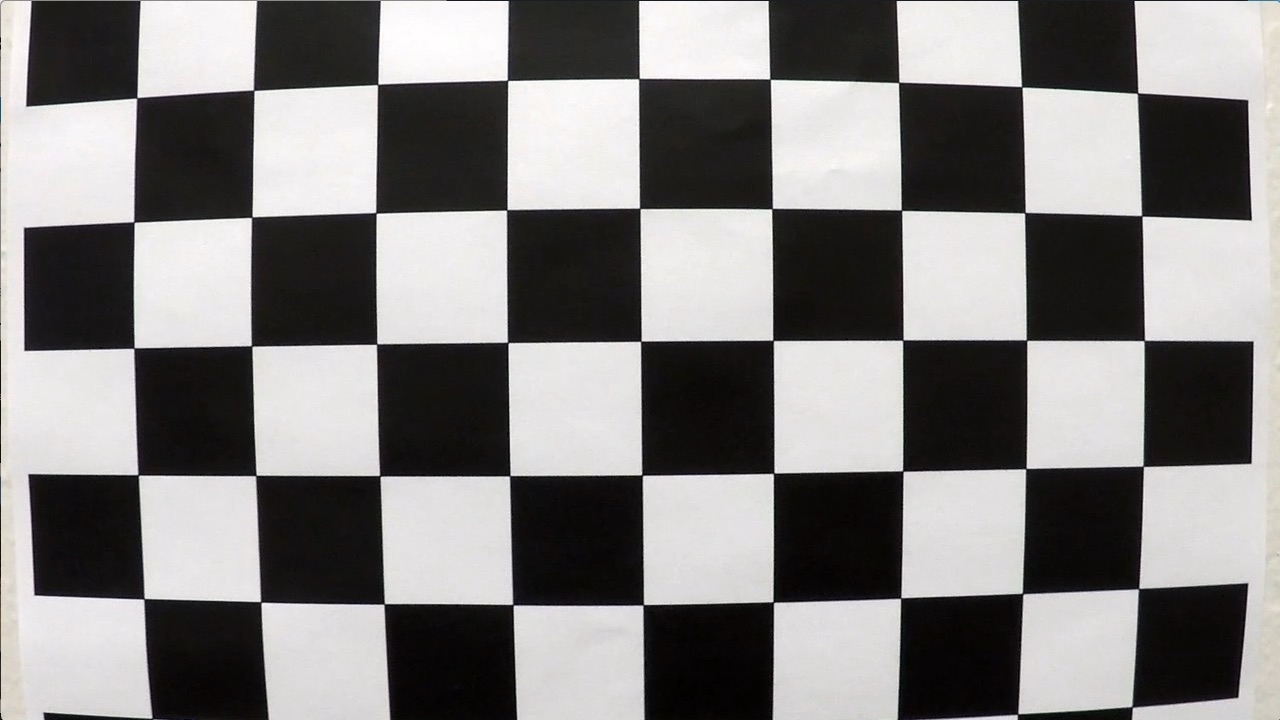
#> input picture camera_cal/calibration1.jpg, 1280 x 720 px, found by its file name; the run also reads 1 picture not shown here
$ jupyter execute --allow-errors Undistortion_Finished.ipynb   (shell and % lines are left out)
#> lines starting #> are read from the running program, lines starting #| are printed output that depends on the picture
[cell 1]
import numpy as np
import cv2
import matplotlib.pyplot as plt
import matplotlib.image as mpimg
import glob


img = mpimg.imread('camera_cal/calibration1.jpg')
#> img is the input picture: shape (720, 1280, 3); mean R, G, B 130.1, 128.4, 127.8
#> `ret, corners = cv2.findChessboardCorners(gray, (9,6), None)`: ret = False; corners = None
plt.imshow(img)
plt.show()

[cell 2]
cal_imgs = glob.glob('camera_cal/calibration*.jpg')
print('# of images used for camera calibration:', len(cal_imgs))
print('\nSamples of images used for calibration:')

for image_path in cal_imgs[:3]:
    print(image_path)
    pic = mpimg.imread(image_path)
    plt.imshow(pic)
    plt.show()

[cell 3]
# Storing the object points and image points for all the images from the image calibration list

objpoints = [] #3D points coordinates representing the true (i.e. undistorted) positions of chessboard corners
imgpoints = [] #2D points coordinates from the chessboard corners in an image

[cell 4]
# Prepare object points. Based on pictures we have a 9x6 chessboard (i.e. number of valid corners)
# Creating an array that will store the (x, y, z) values of each corner
# For example the value of the first corner will be (0, 0, 0)
# Note: since chessboard is flat, the z value of each corner coordinate will always be 0 here

# Creating an initial array with 9x6 = 54 lists each holding 3 values (i.e. x, y, and z values)
objp = np.zeros((9*6,3), np.float32)

# Right now all the lists values in objp are (0, 0, 0) so there are just placeholders.
# We will generate the right coordinate for each list value in objp
objp[:, :2] = np.mgrid[0:9,0:6].T.reshape(-1, 2) # overwrite x, y coordinates with new correct values for each point

[cell 5]
# Loop through all the images in the list of calibrating images
# Find the chessboard corners on each image
corners_9x6 = []
corners_not_found = []
counter = 0

#> (the rest of this cell did not finish here and is left out)

[cell 6]
# Showing a grayscale, distorted image
img = mpimg.imread('camera_cal/calibration2.jpg')
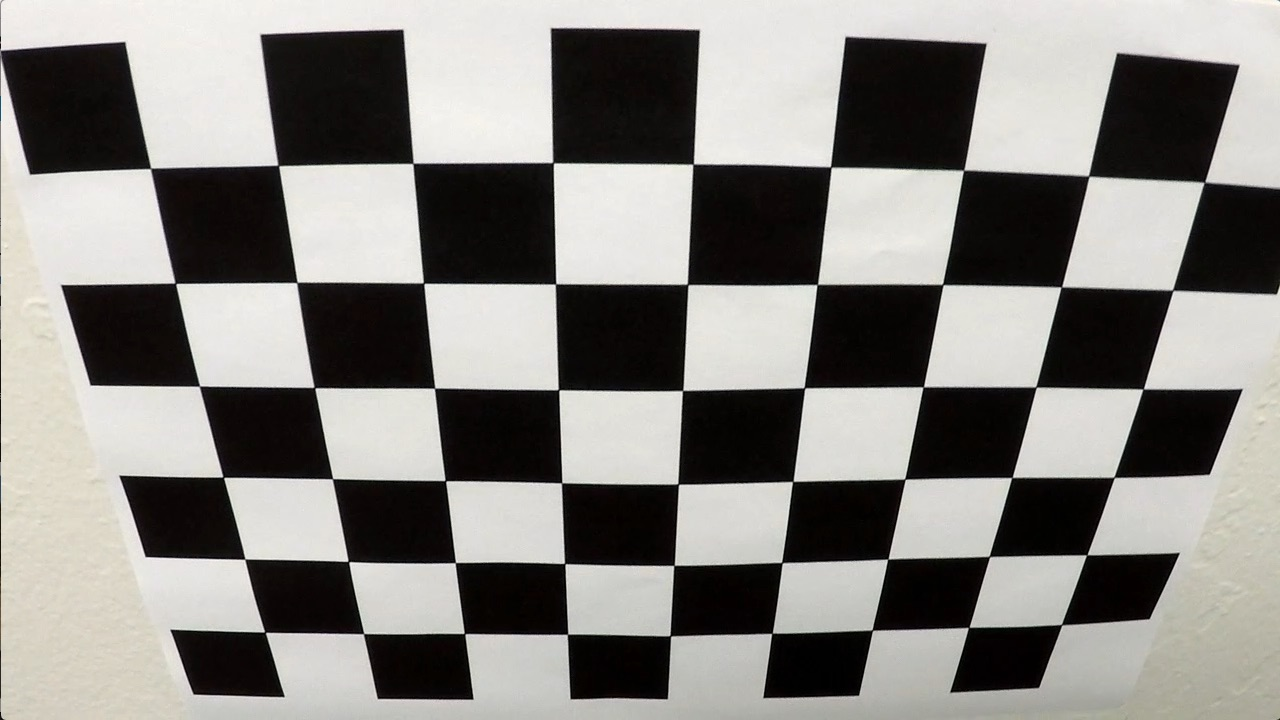
#> input picture camera_cal/calibration2.jpg, 1280 x 720 px, found by its file name
#> img is the input picture: shape (720, 1280, 3); mean R, G, B 134.4, 132.4, 128.5
gray = cv2.cvtColor(img, cv2.COLOR_RGB2GRAY)

plt.imshow(gray, cmap='gray')
plt.title('Distorted image')
plt.show()

#Calibrating the camera using a grayscale image
ret, mtx, dist, rvecs, tvecs = cv2.calibrateCamera(objpoints, imgpoints, gray.shape[::-1], None, None)
#> ret = 0.68; mtx = [[1143.7, 0, 681.7], [0, 1109.2, 367.7], [0, 0, 1]]; dist = [[-0.515, 2.99, -0.00876, 0.00937, 1.41]]; rvecs = ([0.451, -0.252, 0.0361],); tvecs = ([-2.31, -0.422, 19.12],)

# Undistorting a test image
img = mpimg.imread('camera_cal/calibration2.jpg')
gray = cv2.cvtColor(img, cv2.COLOR_RGB2GRAY)
dst = cv2.undistort(gray, mtx, dist, None, mtx)

plt.imshow(dst, cmap='gray')
plt.title('Undistorted Title')
plt.show()

[cell 7]
# Showing two images side by side to show the result of the undistortion
def show_undst(image_path):
#> called with image_path = 'camera_cal/calibration1.jpg'
    img = mpimg.imread(image_path)
    gray = cv2.cvtColor(img, cv2.COLOR_RGB2GRAY)
    dst = cv2.undistort(img, mtx, dist, None, mtx)
#> dst: shape (720, 1280, 3)

    # Creating the figure to display the images
    fig = plt.figure()
    ax1 = fig.add_subplot(1,2,1)
    imgplot = plt.imshow(img)
    ax1.set_title('Distorted Image')

    ax2 = fig.add_subplot(1,2,2)
    imgplot = plt.imshow(dst)
    ax2.set_title('Undistorted Image')

show_undst('camera_cal/calibration1.jpg')
show_undst('camera_cal/calibration4.jpg')
#> call 2 of show_undst, with image_path = 'camera_cal/calibration4.jpg'
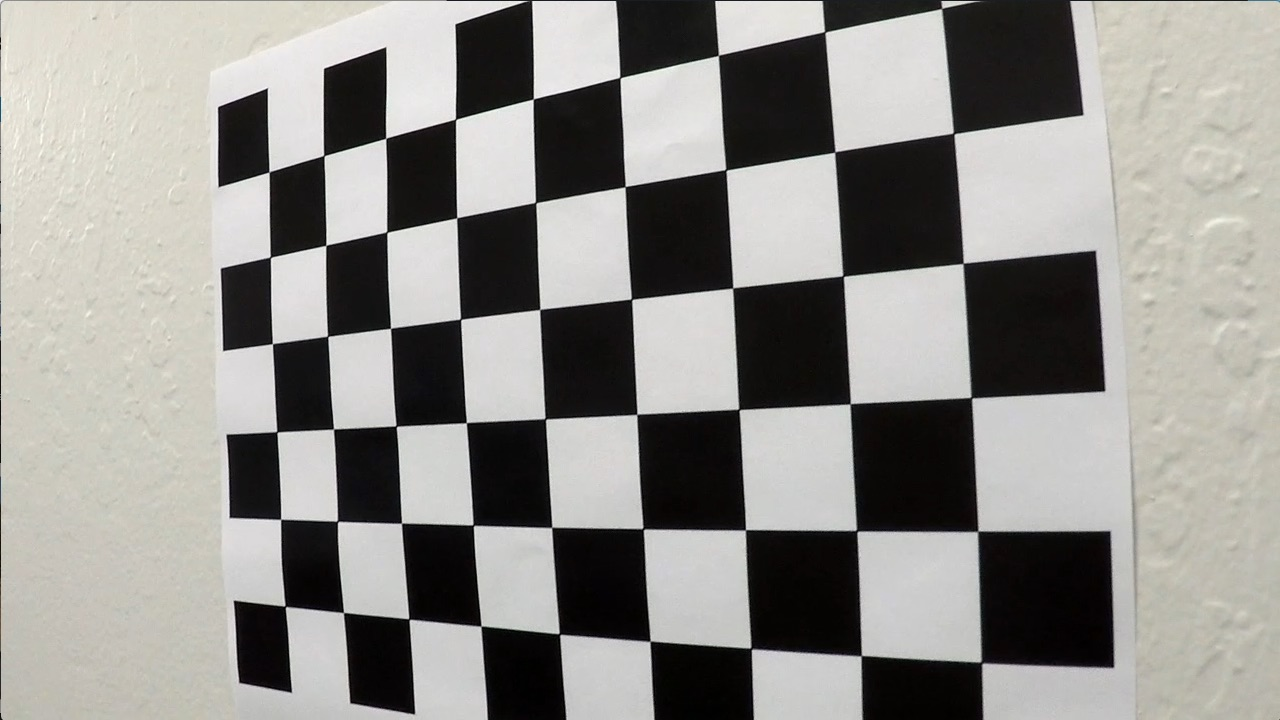
#> input picture camera_cal/calibration4.jpg, 1280 x 720 px, found by its file name
#> in show_undst, img is the input picture: shape (720, 1280, 3); mean R, G, B 144.2, 142.7, 138.8

[cell 8]
show_undst('test_images/straight_lines1.jpg')
#> call 3 of show_undst, with image_path = 'test_images/straight_lines1.jpg'
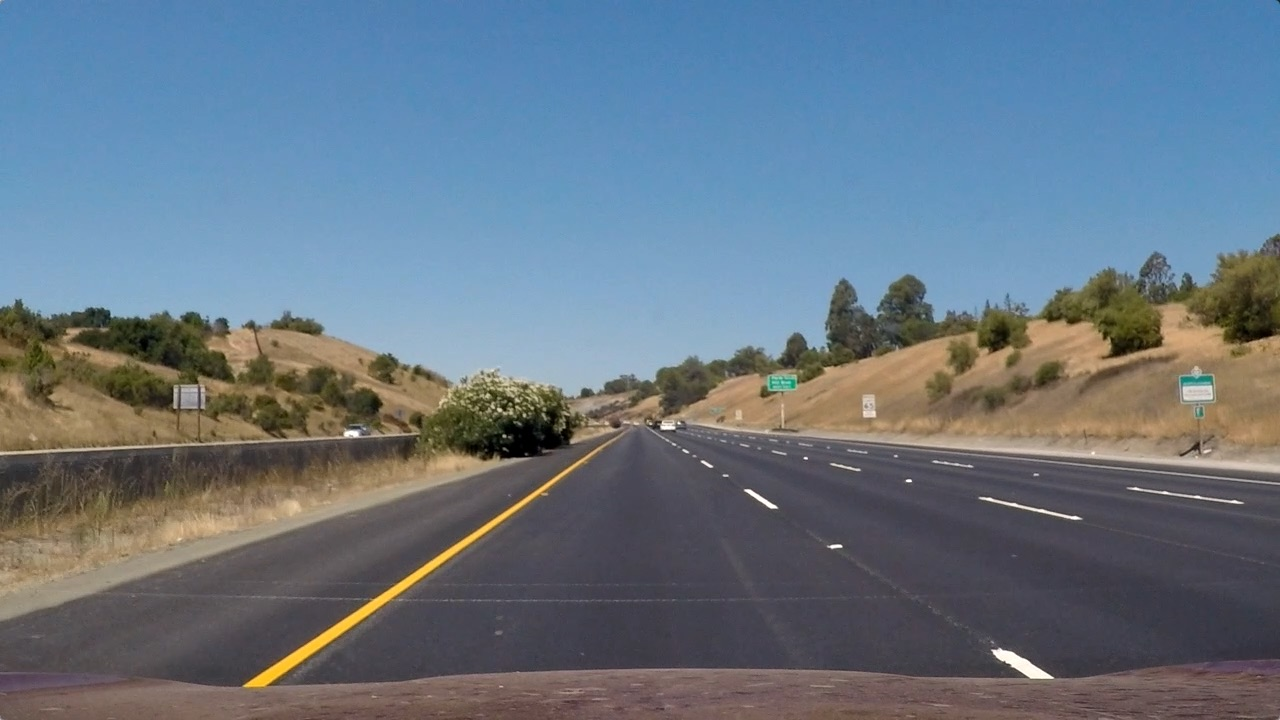
#> input picture test_images/straight_lines1.jpg, 1280 x 720 px, found by its file name
#> in show_undst, img is the input picture: shape (720, 1280, 3); mean R, G, B 103.2, 117.7, 131.2
show_undst('test_images/straight_lines2.jpg')
#> call 4 of show_undst, with image_path = 'test_images/straight_lines2.jpg'
#> in show_undst (call 4), `dst = cv2.undistort(img, mtx, dist, None, mtx)`:
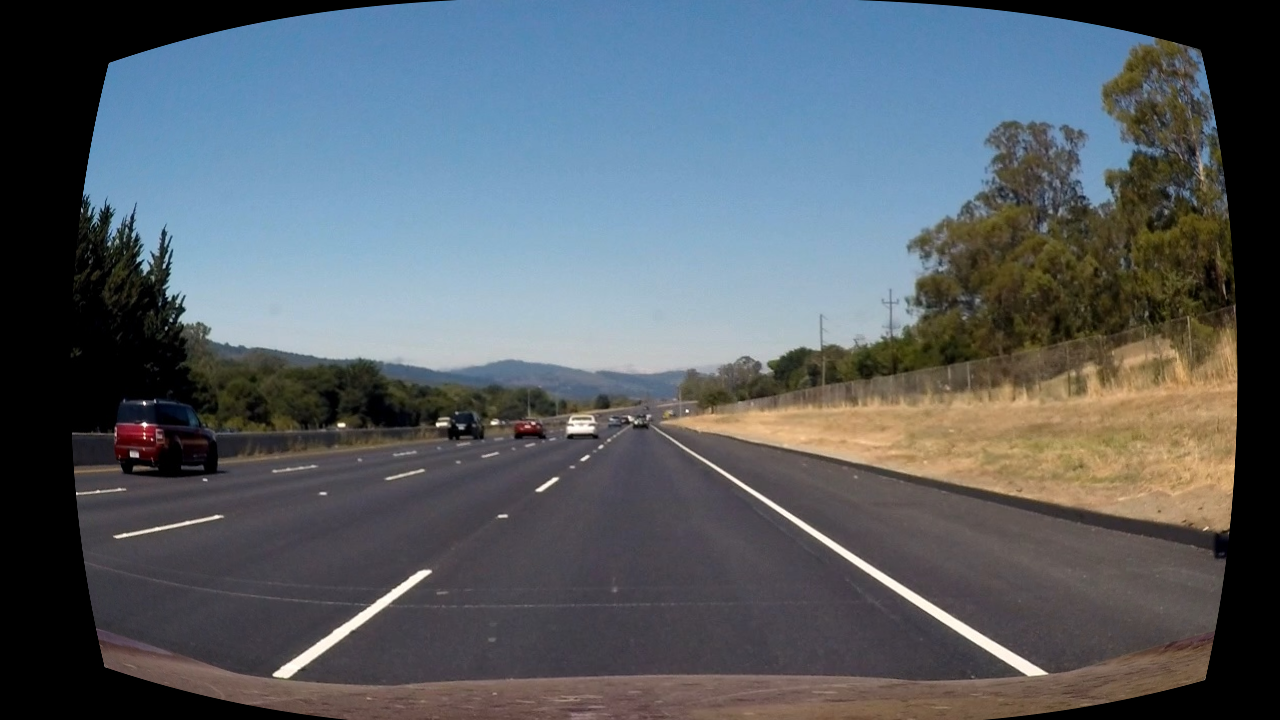
#> dst: shape (720, 1280, 3); mean R, G, B 88.1, 95.7, 102.4
